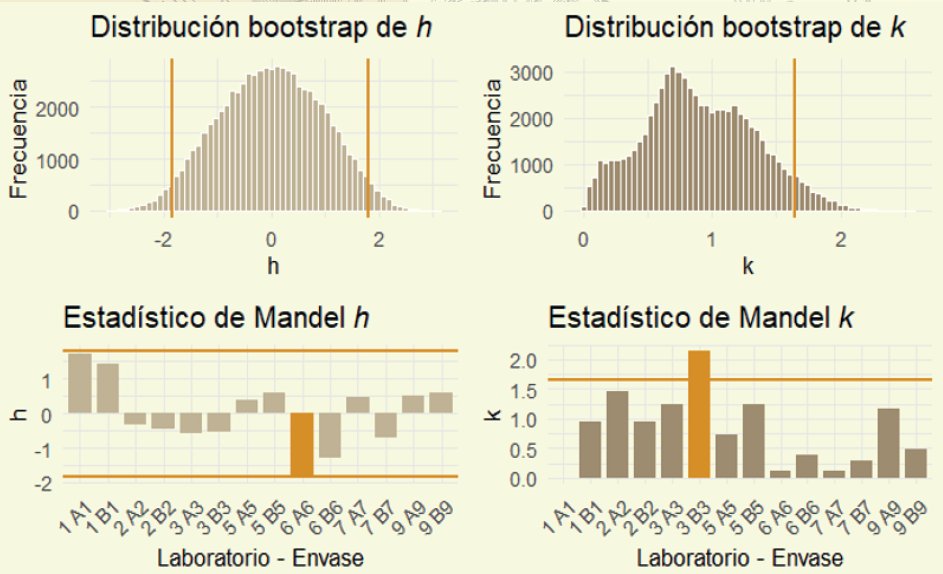

R code for this plot:
library(tidyverse)
library(ggplot2)
library(gridExtra)

# ==========================================================
# DATOS
# ==========================================================

datos <- tibble(
  lab = c(7,7,5,5,9,9,3,3,2,2,6,6,1,1),
  
  envase = c(
    "120","132","138","145",
    "126","158","125","136",
    "130","151","118","137",
    "123","157"
  ),
  
  r1 = c(
    1.25,0.98,
    1.21,1.22,
    1.30,1.31,
    1.02,0.93,
    1.01,1.04,
    0.72,0.83,
    1.55,1.43
  ),
  
  r2 = c(
    1.26,1.00,
    1.22,1.30,
    1.31,1.26,
    0.95,1.15,
    1.06,1.09,
    0.72,0.87,
    1.55,1.48
  ),
  
  r3 = c(
    1.25,0.97,
    1.28,1.35,
    1.20,1.28,
    1.08,1.00,
    1.16,0.99,
    0.71,0.86,
    1.55,1.53
  )
)

# ==========================================================
# h OBSERVADO
# ==========================================================

datos$media <- rowMeans(
  datos[,c("r1","r2","r3")]
)

media_global <- mean(
  datos$media
)

sx <- sd(
  datos$media
)

datos$h <- (
  datos$media -
    media_global
)/sx

# ==========================================================
# k OBSERVADO
# ==========================================================

datos$sd_lab <- apply(
  datos[,c("r1","r2","r3")],
  1,
  sd
)

sr <- sqrt(
  mean(
    datos$sd_lab^2
  )
)

datos$k <- datos$sd_lab/sr

# ==========================================================
# BOOTSTRAP 
# ==========================================================

todos <- as.numeric(
  unlist(
    datos[,c("r1","r2","r3")]
  )
)

# ----------------------------------------------------------
# DETECCION DE EXTREMOS
# ----------------------------------------------------------

outliers <- boxplot.stats(
  todos
)$out

cat("\n")
cat("=====================================\n")
cat("OBSERVACIONES EXTREMAS DETECTADAS\n")
cat("=====================================\n")

print(outliers)

cat(
  "\nNumero de extremos:",
  length(outliers),
  "\n"
)

# ----------------------------------------------------------
# BOXPLOT
# ----------------------------------------------------------

boxplot(
  todos,
  col = "#A8DADC",
  main = "Detección de observaciones extremas"
)

# ----------------------------------------------------------
# ELIMINACION DE EXTREMOS
# ----------------------------------------------------------

todos_rob <- todos[
  !(todos %in% outliers)
]

cat(
  "\nObservaciones originales:",
  length(todos)
)

cat(
  "\nObservaciones robustas:",
  length(todos_rob),
  "\n"
)

# ==========================================================
# BOOTSTRAP
# ==========================================================

set.seed(123)

B <- 5000

L <- 14
n <- 3

h_boot <- c()
k_boot <- c()

for(b in 1:B){
  
  muestra_boot <- sample(
    todos_rob,
    size = L*n,
    replace = TRUE
  )
  
  datos_boot <- matrix(
    muestra_boot,
    nrow = L,
    byrow = TRUE
  )
  
  medias_boot <- rowMeans(
    datos_boot
  )
  
  h_aux <- (
    medias_boot -
      mean(medias_boot)
  ) /
    sd(medias_boot)
  
  sd_boot <- apply(
    datos_boot,
    1,
    sd
  )
  
  sr_boot <- sqrt(
    mean(
      sd_boot^2
    )
  )
  
  k_aux <- sd_boot/sr_boot
  
  h_boot <- c(
    h_boot,
    h_aux
  )
  
  k_boot <- c(
    k_boot,
    k_aux
  )
  
}

# ==========================================================
# VALORES CRITICOS
# ==========================================================

alpha <- 0.05

h_inf <- quantile(
  h_boot,
  probs = 0.025
)

h_sup <- quantile(
  h_boot,
  probs = 0.975
)

k_sup <- quantile(
  k_boot,
  probs = 0.95
)

# ==========================================================
# CLASIFICACION
# ==========================================================

datos <- datos %>%
  mutate(
    
    h_outlier =
      h < h_inf |
      h > h_sup,
    
    k_outlier =
      k > k_sup
    
  )

# ==========================================================
# RESULTADOS
# ==========================================================

cat("\n")
cat("=====================================\n")
cat("RESULTADOS BOOTSTRAP ROBUSTO A\n")
cat("=====================================\n\n")

cat(
  "Media global =",
  round(media_global,4),
  "\n"
)

cat(
  "Sx =",
  round(sx,4),
  "\n"
)

cat(
  "sr =",
  round(sr,4),
  "\n\n"
)

cat(
  "h inferior =",
  round(h_inf,4),
  "\n"
)

cat(
  "h superior =",
  round(h_sup,4),
  "\n"
)

cat(
  "k superior =",
  round(k_sup,4),
  "\n\n"
)

print(
  datos %>%
    select(
      lab,
      envase,
      media,
      h,
      k,
      h_outlier,
      k_outlier
    )
)


#==========================================================
# PALETA 
#==========================================================

col_fondo   <- "#FAFAE3"
col_claro   <- "#E7E5CE"
col_medio   <- "#D9D1BA"
col_cacao   <- "#C8B99A"
col_oscuro  <- "#A89372"
col_linea   <- "#D98E04"

#  "#6F614A"

#==========================================================
# DISTRIBUCION BOOTSTRAP h
#==========================================================

g1 <- ggplot(
  data.frame(h = h_boot),
  aes(h)
)+
  geom_histogram(
    bins = 60,
    fill = col_cacao,
    colour = "white"
  )+
  geom_vline(
    xintercept = c(h_inf,h_sup),
    colour = col_linea,
    linewidth = 1
  )+
  labs(
    title = expression("Distribución bootstrap de " * italic(h)),
    x = "h",
    y = "Frecuencia"
  )+
  theme_minimal(base_size = 13)+
  theme(
    plot.background  = element_rect(fill = col_fondo,color = NA),
    panel.background = element_rect(fill = col_fondo,color = NA),
    plot.title = element_text(face = "bold")
  )

#==========================================================
# DISTRIBUCION BOOTSTRAP k
#==========================================================

g2 <- ggplot(
  data.frame(k = k_boot),
  aes(k)
)+
  geom_histogram(
    bins = 60,
    fill = col_oscuro,
    colour = "white"
  )+
  geom_vline(
    xintercept = k_sup,
    colour = col_linea,
    linewidth = 1
  )+
  labs(
    title = expression("Distribución bootstrap de " * italic(k)),
    x = "k",
    y = "Frecuencia"
  )+
  theme_minimal(base_size = 13)+
  theme(
    plot.background  = element_rect(fill = col_fondo,color = NA),
    panel.background = element_rect(fill = col_fondo,color = NA),
    plot.title = element_text(face = "bold")
  )

#==========================================================
# MANDEL h
#==========================================================

g3 <- ggplot(
  datos,
  aes(
    x = paste(lab,envase),
    y = h,
    fill = h_outlier
  )
)+
  geom_col(width = 0.8)+
  geom_hline(
    yintercept = h_inf,
    colour = col_linea,
    linewidth = 1
  )+
  geom_hline(
    yintercept = h_sup,
    colour = col_linea,
    linewidth = 1
  )+
  scale_fill_manual(
    values = c(
      "FALSE" = col_cacao,
      "TRUE"  = col_linea
    )
  )+
  labs(
    title = expression("Estadístico de Mandel " * italic(h)),
    x = "Laboratorio - Envase",
    y = "h"
  )+
  theme_minimal(base_size = 13)+
  theme(
    axis.text.x = element_text(
      angle = 45,
      hjust = 1
    ),
    legend.position = "none",
    plot.background  = element_rect(fill = col_fondo,color = NA),
    panel.background = element_rect(fill = col_fondo,color = NA),
    plot.title = element_text(face = "bold")
  )

#==========================================================
# MANDEL k
#==========================================================

g4 <- ggplot(
  datos,
  aes(
    x = paste(lab,envase),
    y = k,
    fill = k_outlier
  )
)+
  geom_col(width = 0.8)+
  geom_hline(
    yintercept = k_sup,
    colour = col_linea,
    linewidth = 1
  )+
  scale_fill_manual(
    values = c(
      "FALSE" = col_oscuro,
      "TRUE"  = col_linea
    )
  )+
  labs(
    title = expression("Estadístico de Mandel " * italic(k)),
    x = "Laboratorio - Envase",
    y = "k"
  )+
  theme_minimal(base_size = 13)+
  theme(
    axis.text.x = element_text(
      angle = 45,
      hjust = 1
    ),
    legend.position = "none",
    plot.background  = element_rect(fill = col_fondo,color = NA),
    panel.background = element_rect(fill = col_fondo,color = NA),
    plot.title = element_text(face = "bold")
  )

#==========================================================
# PANEL FINAL
#==========================================================



grafico_mr06<- grid.arrange(
  g1,
  g2,
  g3,
  g4,
  ncol = 2
)


ggsave(
  filename = "mr0.6png",
  plot = grafico_mr06,
  width = 12,
  height = 10,
  dpi = 300
)
